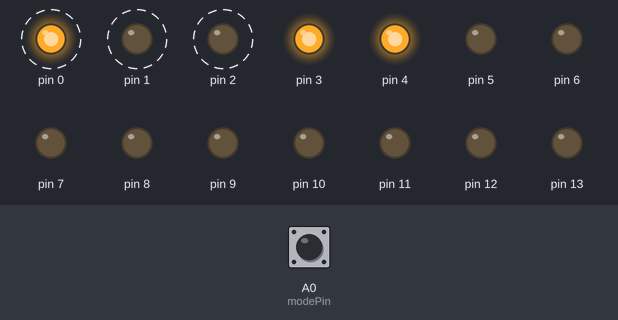
This sketch was run on a simulated Arduino Uno, built with avr-gcc and run on an emulated ATmega328P. Shown: output pins drawn as LEDs (lit = HIGH). Dashed ring = blinking. The inputs (shaded band) are chosen by the test bench; at power-on: A0 (modePin) LOW.

Above: at 1.26 s.
1.3 s: A0 (modePin) pulled HIGH for 3.2 s
At 2.2 s:
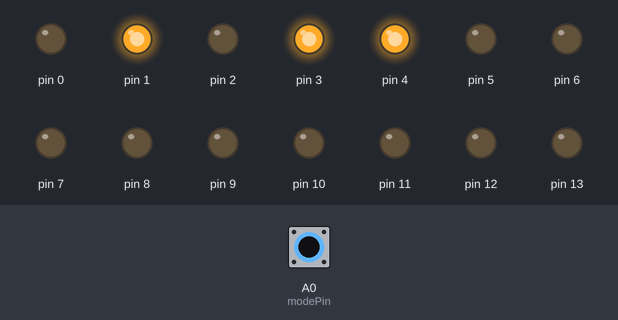
At 3.7 s:
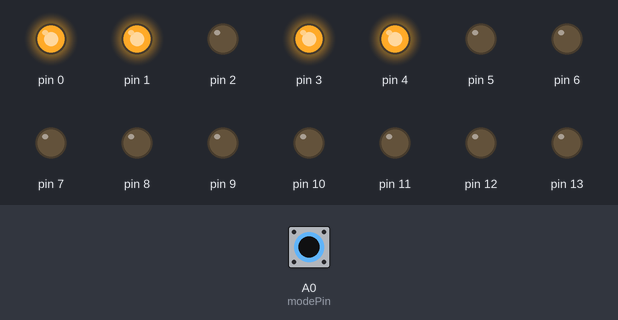
6.8 s: A0 (modePin) pulled HIGH for 0.15 s
At 9.26 s:
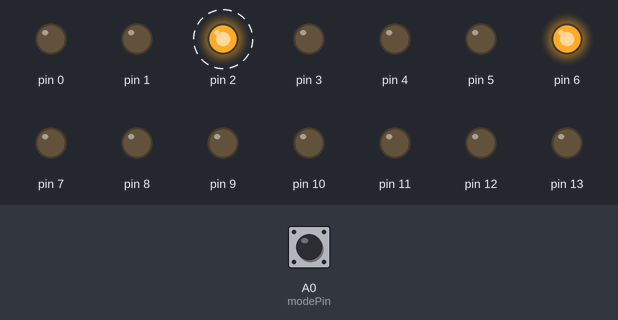
9.9 s: A0 (modePin) pulled HIGH for 1 s
Timing chart, 0 to 28.5 s (numbered marks = the images above; inputs shaded):
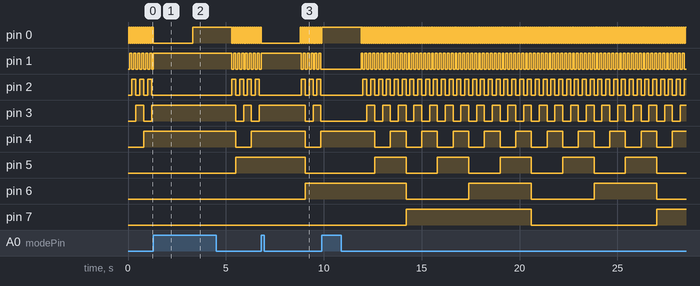

The sketch:

digital-mesh-conversion.ino
```cpp
// Exercício: PR09 - Conversão digital analógica com somador ponderado tipo malha R-2R
// Aluno: Gustavo de Souza Silveira - 31/08/2021
// Prof. Nelson Garcia - UTFPR-CT - EL82E - Eletrônica Digital 2

// UNO  - Usar pinos 0, 1, 2, 3 para malha R-R2
// MEGA - Usar pinos 18, 19, 20, 21 para malha R-R2

const int modePin = A0;

void setup()
{
  DDRD = B11111111; //PORTA 0 A 7
  DDRB = B00111111; //PORTA 8 9 10 11 12 13
  pinMode(modePin, INPUT);
}

void loop()
{
  static byte i=0;
  PORTD = i;
  // Modo lento ou rápido
  if (digitalRead(modePin) == HIGH)
  	delay(2000);
  else
    delay(50);
  i++;
}
```

Measured:
- after the input at 1.3 s, pin 6: stays LOW (without the input it goes to HIGH after 1.9 s); pin 7: stays LOW (without the input it goes to HIGH after 5.1 s)
- after the input at 6.8 s, pin 6: LOW → HIGH after 2.3 s instead of 0.30 s
- by itself, pin 0: repeats every 0.10 s: LOW 0.05 s, HIGH 0.05 s
- by itself, pin 3: alternates HIGH for 0.40 s and LOW for 0.40 s
- by itself, pin 4: alternates HIGH for 0.80 s and LOW for 0.80 s
- by itself, pin 5: alternates HIGH for 1.6 s and LOW for 1.6 s
